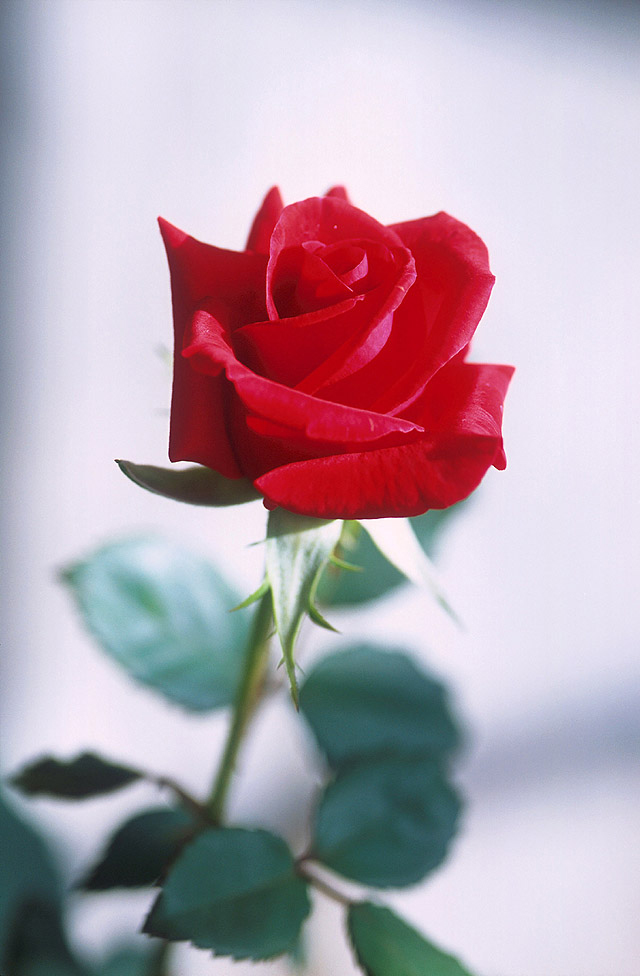
#> input picture Rose-NationalflowerUSA.jpg, 640 x 976 px, found by its file name
$ jupyter execute 'Image Detection.ipynb'
#> lines starting #> are read from the running program, lines starting #| are printed output that depends on the picture; after the words box and inside, x2 and y2 are one past the last pixel; in counts of white or black regions, pixels touching at a corner belong together
[cell 1]
import numpy as np
import argparse
import cv2

# construct the argument parse and parse the arguments
#ap = argparse.ArgumentParser()
#ap.add_argument("-i", "--image", help = "path to the image")
#args = vars(ap.parse_args())

# load the image
image = cv2.imread("Z:\\Data Analytics\\Rose-NationalflowerUSA.jpg")
#> image is the input picture: shape (976, 640, 3); mean B, G, R 175.4, 163.9, 181.9
cv2.imshow("original",image)
cv2.waitKey(0)

[cell 2]
# define the list of boundaries
boundaries = [
	([17, 15, 100], [50, 56, 200]),
	([86, 31, 4], [220, 88, 50]),
	([25, 146, 190], [62, 174, 250]),
	([103, 86, 65], [145, 133, 128])
]

[cell 3]
for (lower, upper) in boundaries:
	# create NumPy arrays from the boundaries
	lower = np.array(lower, dtype = "uint8")
	upper = np.array(upper, dtype = "uint8")

	# find the colors within the specified boundaries and apply
	# the mask
	mask = cv2.inRange(image, lower, upper)
	output = cv2.bitwise_and(image, image, mask = mask)

	# show the images
	cv2.imshow("images", np.hstack([image, output]))
	cv2.waitKey(0)
#> this loop made 4 passes
#> pass 1, `mask = cv2.inRange(image, lower, upper)`:
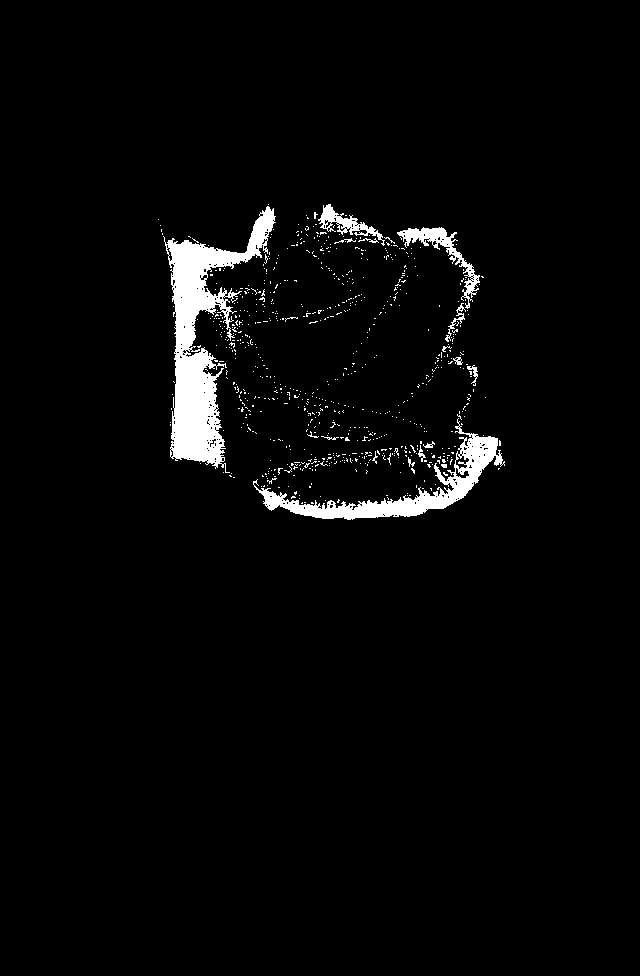
#> mask: shape (976, 640); 3.1% white; 755 white regions (738 under 20 px), largest, box (x1, y1, x2, y2) and area: (163, 206, 276, 473) 9858, (253, 418, 505, 520) 4768, (397, 227, 480, 309) 1231
#> pass 1, `output = cv2.bitwise_and(image, image, mask = mask)`:
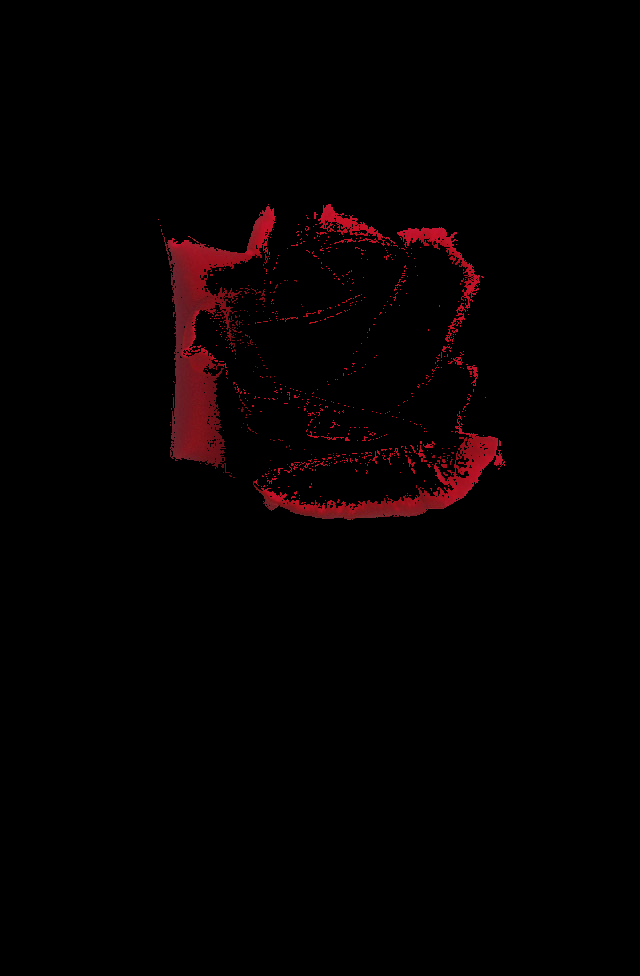
#> output: shape (976, 640, 3); mean B, G, R 1, 0.7, 4.5
#> pass 1, `cv2.imshow("images", np.hstack([image, output]))`:
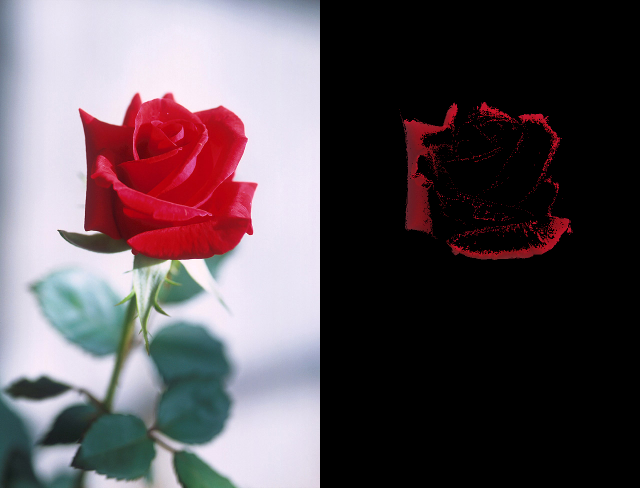
#> window 'images': shape (976, 1280, 3) (shown at 1/2 size); mean B, G, R 88.2, 82.3, 93.2
#> pass 2, `mask = cv2.inRange(image, lower, upper)`:
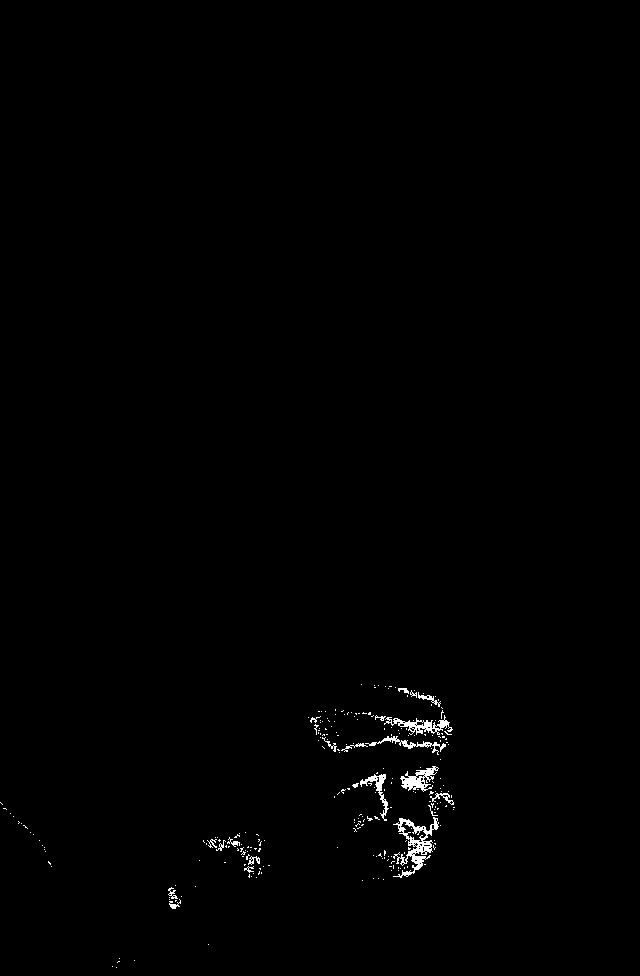
#> mask: shape (976, 640); 0.6% white in thin lines or dots, all inside (x1, y1, x2, y2) = (0, 684, 455, 968)
